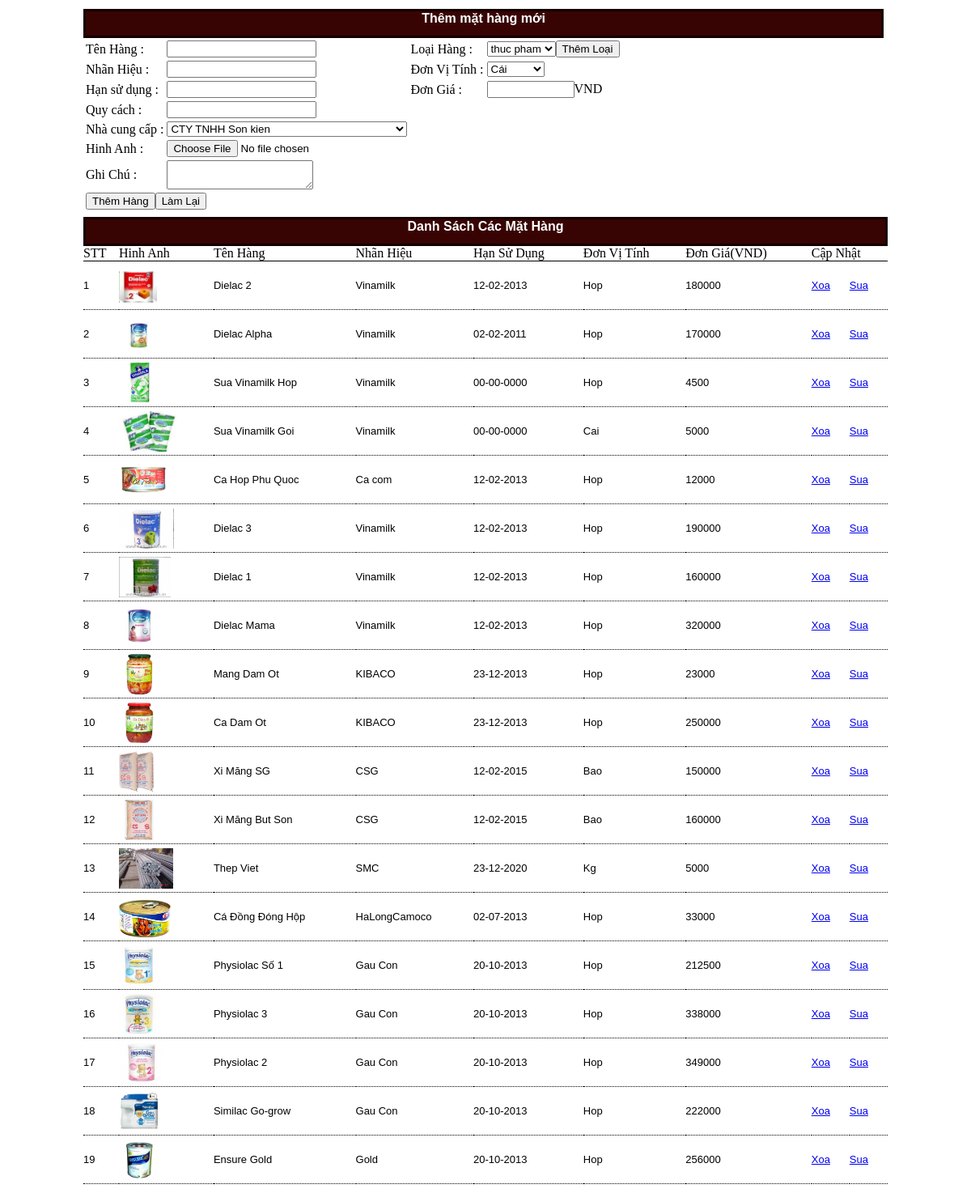
/themhang.php (signed in), run on the app's committed database.
### tables this page shows
CREATE TABLE IF NOT EXISTS `mat_hang` (
  `ma_hang` int(11) NOT NULL AUTO_INCREMENT,
  `ma_loai` int(11) NOT NULL,
  `ten_hang` text NOT NULL,
  `nhan_hieu` text NOT NULL,
  `han_su_dung` date NOT NULL,
  `quy_cach` text NOT NULL,
  `don_vi_tinh` text NOT NULL,
  `ma_kho` varchar(10) NOT NULL,
  `ma_ncc` int(11) NOT NULL,
  `ngay_nhap` date NOT NULL,
  `don_gia` double NOT NULL,
  `hinh_anh` text NOT NULL,
  PRIMARY KEY (`ma_hang`)
);

### themhang.php (the view, shortened to what this page needs)
<?php
    $control=$_GET['control'];
    $thaotac = $_GET['thaotac'];
?>
<!DOCTYPE html PUBLIC "-//W3C//DTD XHTML 1.0 Transitional//EN" "http://www.w3.org/TR/xhtml1/DTD/xhtml1-transitional.dtd">
<html xmlns="http://www.w3.org/1999/xhtml">
<head>
<link rel="stylesheet" type="text/css" href="style.css">
</head>
<body>
<div style="width: 1000px; margin: 0 auto;">
	<table width="100%"><tr>
    <td valign="top">
    		<?php
		if(isset($control))
		{
		    echo"<div id='form1' style='display:none;'>";
		}
		else
		{
		    echo"<div id='form1'>";
		}
		?>
                <div class="area-title" style="color:#ffffff;text-align:center;font-family:sans-serif;font-weight:bold;">
                    Thêm mặt hàng mới
                </div>
                <div>
                <form action="<?php echo $SCRIPT_NAME; ?>" method="POST" enctype="multipart/form-data">
                    <table>
                        <tr><td>Tên Hàng : </td><td><input type="text" name="ten_hang" id="tenhang" value="<?php echo $row12['ten_hang']; ?>"></td><td>Loại Hàng : </td><td>
                        <select name="loai_hang">
                        <?php
                            $str5="select * from loai_hang";
                            $sql5=mysql_query($str5);
                            while($row5=mysql_fetch_assoc($sql5))
                            {
                                if($row5['ma_loai']==$row12['ma_loai']){
                                echo"<option selected=true value='".$row5['ma_loai']."'>".$row5['ten_loai']."</option>";
                                }
                                else
                                {
                                 echo"<option value='".$row5['ma_loai']."'>".$row5['ten_loai']."</option>";
                                 }
                            }
                        ?>
                        </select><input type="button" value="Thêm Loại" onclick="show_form();" />
                        </td></tr>
                        <tr><td>Nhãn Hiệu :</td><td><input type="text" name="nhan_hieu" id="nhanhieu" value="<?php echo $row12['nhan_hieu']; ?>"></td>
                        <td>Đơn Vị Tính : </td><td>
                        <select name="don_vi">
			    <?php
				if(isset($thaotac) && $thaotac=="edit")
				{
				    if($row12['don_vi_tinh']=="cai")
				    {
					echo"<option selected=true value='cai'>Cái</option>";
					echo"<option value='lit'>Lít</option>";
					echo"<option value='hop'>Hộp</option>";
					echo"<option value='thung'>Thùng</option>";
					echo"<option value='kg'>Kilogam</option>";
					echo"<option value='bao'>Bao</option>";
				    }
				    if($row12['don_vi_tinh']=="lit")
				    {
					echo"<option value='cai'>Cái</option>";
					echo"<option selected=true value='lit'>Lít</option>";
					echo"<option value='hop'>Hộp</option>";
					echo"<option value='thung'>Thùng</option>";
					echo"<option value='kg'>Kilogam</option>";
					echo"<option value='bao'>Bao</option>";
				    }
				    if($row12['don_vi_tinh']=="hop")
				    {
					echo"<option value='cai'>Cái</option>";
					echo"<option value='lit'>Lít</option>";
					echo"<option selected=true value='hop'>Hộp</option>";
					echo"<option value='thung'>Thùng</option>";
					echo"<option value='kg'>Kilogam</option>";
					echo"<option value='bao'>Bao</option>";
				    }
				    if($row12['don_vi_tinh']=="thung")
				    {
					echo"<option value='cai'>Cái</option>";
					echo"<option value='lit'>Lít</option>";
					echo"<option value='hop'>Hộp</option>";
					echo"<option selected=true value='thung'>Thùng</option>";
					echo"<option value='kg'>Kilogam</option>";
					echo"<option value='bao'>Bao</option>";
				    }
				    if($row12['don_vi_tinh']=="kg")
				    {
					echo"<option value='cai'>Cái</option>";
					echo"<option value='lit'>Lít</option>";
					echo"<option value='hop'>Hộp</option>";
					echo"<option value='thung'>Thùng</option>";
					echo"<option selected=true value='kg'>Kilogam</option>";
					echo"<option value='bao'>Bao</option>";
				    }
				    if($row12['don_vi_tinh']=="bao")
				    {
					echo"<option value='cai'>Cái</option>";
					echo"<option value='lit'>Lít</option>";
					echo"<option value='hop'>Hộp</option>";
					echo"<option value='thung'>Thùng</option>";
					echo"<option value='kg'>Kilogam</option>";
					echo"<option selected=true value='bao'>Bao</option>";
				    }
				}
				else
				{
				    echo"<option value='cai'>Cái</option>";
				}
			    ?>
			</select>
                        </td></tr>
                        <tr><td>Hạn sử dụng :</td><td><input type="text" id="hansudung" name="han_su_dung" value="<?php echo $row12['han_su_dung']; ?>"></td><td>Đơn Giá :</td><td><input style="width: 100px;" type="text" name="don_gia" id="dongia" value="<?php echo $row12['don_gia']; ?>" />VND</td></tr>
                        <tr><td>Quy cách : </td><td><input type="text" name="quy_cach" id="quycach" value="<?php echo $row12['quy_cach']; ?>"></td><td></td><td></td></tr>
                        <tr><td>Nhà cung cấp :</td><td>
                        <select name="ncc">
                        <?php
                            $str6="select * from nha_cung_cap";
                            $sql6=mysql_query($str6);
                            while($row6=mysql_fetch_assoc($sql6))
                            {
                                echo"<option value='".$row6['ma_ncc']."'>".$row6['ten_ncc']."</option>";
                            }
                        ?>
                        </select></td></tr>
                        <tr><td>Hinh Anh : </td><td colspan="3"><input type="file" id="fileanh" name="file_anh"></td></tr>
                        <tr><td>Ghi Chú :</td><td><textarea name="ghi_chu"></textarea></td></tr>
                        <tr><td colspan="4"><input type="submit" onclick="return checkhanghoa();" value="<?php if($thaotac=="edit"){echo "Sửa Thông Tin"; }else{echo "Thêm Hàng";}?>" /><input type="reset" value="Làm Lại" /></td></tr>
                    </table>
                </form>
                </div>
            </div>
            </td>
            <td valign="top">
          </td>
          </tr></table>
</div>
<div style="width: 1000px; margin: 0 auto;">
<table width="100%"><tr>
<td valign="top">
                <?php
                if(isset($control))
        		{
        		    echo"<div id='form3' style='display:none;'>";
        		}
        		else
        		{
        		    echo"<div id='form3'>";
        		}
        		?>
                    <div class="area-title" style="text-align:center;color: #ffffff;font-family: sans-serif;font-weight: bold;">Danh Sách Các Mặt Hàng</div>
                    <div>
                            <table width="100%" border="0" cellpadding="0" cellspacing="0">
                            <tr><td style="border-bottom: 1px solid #000000;">STT</td>
                            <td style="border-bottom: 1px solid #000000;">Hinh Anh</td>
                            <td style="border-bottom: 1px solid #000000;">Tên Hàng</td>
                            <td style="border-bottom: 1px solid #000000;">Nhãn Hiệu</td>
                            <td style="border-bottom: 1px solid #000000;">Hạn Sử Dụng</td>
                            <td style="border-bottom: 1px solid #000000;">Đơn Vị Tính</td>
                            <td style="border-bottom: 1px solid #000000;">Đơn Giá(VND)</td>
                            <td style="border-bottom: 1px solid #000000;" colspan="2">Cập Nhật</td>
                            </tr>
                                    <?php
                                            $str11="select * from mat_hang";
                                            $sql11=mysql_query($str11);
                                            $i=0;
                                            while($row11=mysql_fetch_assoc($sql11))
                                            {
                                                $i=$i+1;
                                                echo"<tr style='height:60px;' id='hang".$i."' onmouseover=\"doi_mau_hang('hang".$i."','#6cffcd');\" onmouseout=\"huy_mau_hang('hang".$i."');\"><td style='border-bottom:1px dotted #000000;font-family:sans-serif;font-size:13px;'>".$i."</td><td style='border-bottom:1px dotted #000000;font-family:sans-serif;font-size:13px;'><img src='anh_sp/".$row11['hinh_anh']."' height=50></td>
                                                <td style='border-bottom:1px dotted #000000;font-family:sans-serif;font-size:13px;'>".ucwords($row11['ten_hang'])."</td>
                                                <td style='border-bottom:1px dotted #000000;font-family:sans-serif;font-size:13px;'>".$row11['nhan_hieu']."</td>";
                                                $hsd1=$row11['han_su_dung'];
                                                $hsd2=explode("-",$hsd1);
                                                $ngay=$hsd2[0];
                                                $thang=$hsd2[1];
                                                $nam=$hsd2[2];
                                                $hsd=$nam."-".$thang."-".$ngay;
                                                echo "<td style='border-bottom:1px dotted #000000;font-family:sans-serif;font-size:13px;'>".$hsd."</td>
                                                <td style='border-bottom:1px dotted #000000;font-family:sans-serif;font-size:13px;'>".ucwords($row11['don_vi_tinh'])."</td>
                                                <td style='border-bottom:1px dotted #000000;font-family:sans-serif;font-size:13px;'>".$row11['don_gia']."</td>
                                                <td style='border-bottom:1px dotted #000000;font-family:sans-serif;font-size:13px;'><a href='themhang.php?thaotac=delete&ma_hang=".$row11['ma_hang']."' onclick=\"return check('".$row11['ten_hang']."')\">Xoa</a></td>
                                                <td style='border-bottom:1px dotted #000000;font-family:sans-serif;font-size:13px;'><a href='themhang.php?thaotac=edit&ma_hang=".$row11['ma_hang']."'>Sua</a></td>
                                                </tr>";
                                            }
                                    ?>
                            </table>
                    </div>
                </div>
          </td>
</tr></table>
</div>
</body>
</html>

### style.css (style rules this page uses)
.area-title { background:#380303;border:3px solid #150101;height:30px; }

### data on the page
mat_hang: hinh_anh (picture), ten_hang "Dielac 2", nhan_hieu "Vinamilk", han_su_dung "12-02-2013", don_vi_tinh "Hop", don_gia "180000"
mat_hang: hinh_anh (picture), ten_hang "Dielac Alpha", nhan_hieu "Vinamilk", han_su_dung "02-02-2011", don_vi_tinh "Hop", don_gia "170000"
mat_hang: hinh_anh (picture), ten_hang "Sua Vinamilk Hop", nhan_hieu "Vinamilk", han_su_dung "00-00-0000", don_vi_tinh "Hop", don_gia "4500"
mat_hang: hinh_anh (picture), ten_hang "Sua Vinamilk Goi", nhan_hieu "Vinamilk", han_su_dung "00-00-0000", don_vi_tinh "Cai", don_gia "5000"
mat_hang: hinh_anh (picture), ten_hang "Ca Hop Phu Quoc", nhan_hieu "Ca com", han_su_dung "12-02-2013", don_vi_tinh "Hop", don_gia "12000"
mat_hang: hinh_anh (picture), ten_hang "Dielac 3", nhan_hieu "Vinamilk", han_su_dung "12-02-2013", don_vi_tinh "Hop", don_gia "190000"
mat_hang: hinh_anh (picture), ten_hang "Dielac 1", nhan_hieu "Vinamilk", han_su_dung "12-02-2013", don_vi_tinh "Hop", don_gia "160000"
mat_hang: hinh_anh (picture), ten_hang "Dielac Mama", nhan_hieu "Vinamilk", han_su_dung "12-02-2013", don_vi_tinh "Hop", don_gia "320000"
mat_hang: hinh_anh (picture), ten_hang "Mang Dam Ot", nhan_hieu "KIBACO", han_su_dung "23-12-2013", don_vi_tinh "Hop", don_gia "23000"
mat_hang: hinh_anh (picture), ten_hang "Ca Dam Ot", nhan_hieu "KIBACO", han_su_dung "23-12-2013", don_vi_tinh "Hop", don_gia "250000"
mat_hang: hinh_anh (picture), ten_hang "Xi Măng SG", nhan_hieu "CSG", han_su_dung "12-02-2015", don_vi_tinh "Bao", don_gia "150000"
mat_hang: hinh_anh (picture), ten_hang "Xi Măng But Son", nhan_hieu "CSG", han_su_dung "12-02-2015", don_vi_tinh "Bao", don_gia "160000"
mat_hang: hinh_anh (picture), ten_hang "Thep Viet", nhan_hieu "SMC", han_su_dung "23-12-2020", don_vi_tinh "Kg", don_gia "5000"
mat_hang: hinh_anh (picture), ten_hang "Cá Đồng Đóng Hộp", nhan_hieu "HaLongCamoco", han_su_dung "02-07-2013", don_vi_tinh "Hop", don_gia "33000"
mat_hang: hinh_anh (picture), ten_hang "Physiolac Số 1", nhan_hieu "Gau Con", han_su_dung "20-10-2013", don_vi_tinh "Hop", don_gia "212500"
mat_hang: hinh_anh (picture), ten_hang "Physiolac 3", nhan_hieu "Gau Con", han_su_dung "20-10-2013", don_vi_tinh "Hop", don_gia "338000"
mat_hang: hinh_anh (picture), ten_hang "Physiolac 2", nhan_hieu "Gau Con", han_su_dung "20-10-2013", don_vi_tinh "Hop", don_gia "349000"
mat_hang: hinh_anh (picture), ten_hang "Similac Go-grow", nhan_hieu "Gau Con", han_su_dung "20-10-2013", don_vi_tinh "Hop", don_gia "222000"
mat_hang: hinh_anh (picture), ten_hang "Ensure Gold", nhan_hieu "Gold", han_su_dung "20-10-2013", don_vi_tinh "Hop", don_gia "256000"

### other printed values
form field loai_hang "thuc pham"
form field ncc "CTY TNHH Son kien"
